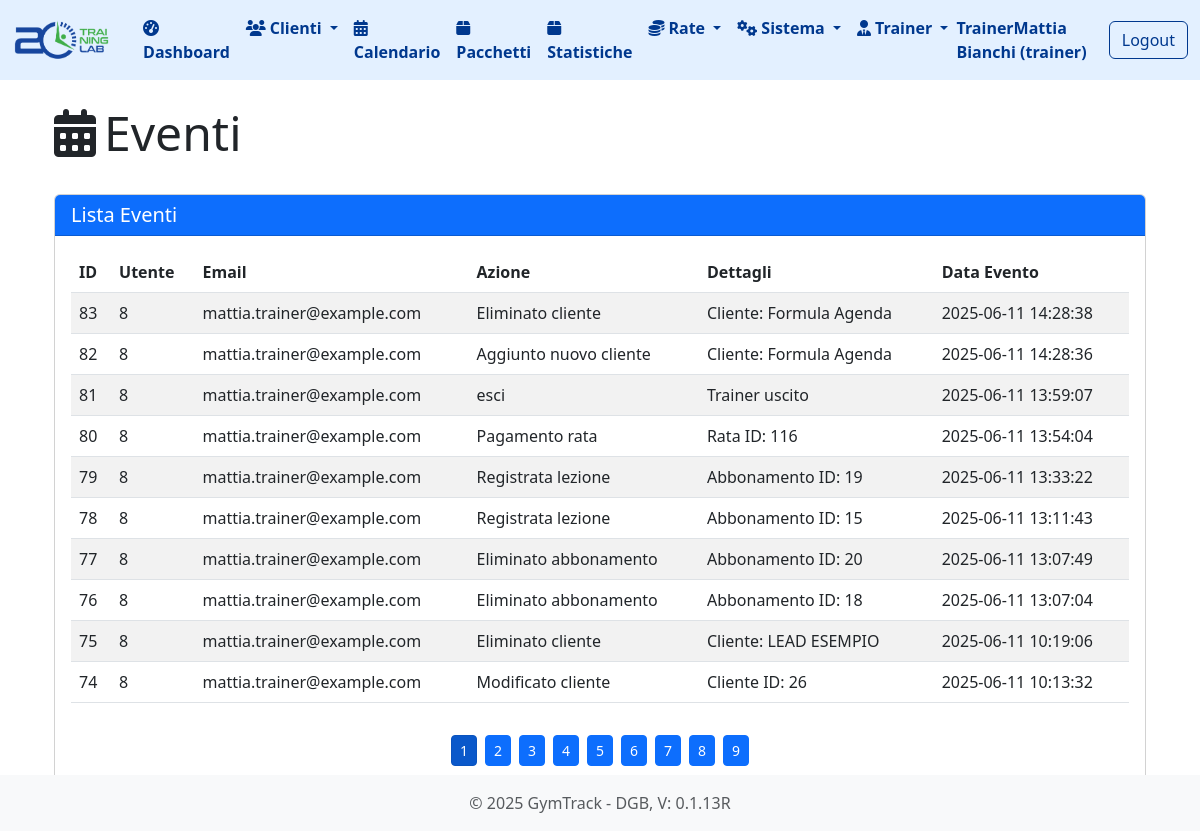
The app's page /eventi (signed in) with its own data.
### tables this page shows
CREATE TABLE eventi (
            id INTEGER PRIMARY KEY AUTOINCREMENT,
            utente_id INTEGER,
            email TEXT,
            azione TEXT NOT NULL,
            dettagli TEXT,
            data_evento TIMESTAMP DEFAULT CURRENT_TIMESTAMP,
            FOREIGN KEY (utente_id) REFERENCES utenti (id)
        );

### app.py (the view)
@app.route('/eventi')
@login_required
def lista_eventi():
    eventi = db.get_all_eventi()
    return render_template('eventi/lista.html', eventi=eventi)

### app.py (called while the page is built)
@app.before_request
def setup():
    db.init_db()
    db.create_user_tables()
    g.hierarchy = db.build_hierarchy(session.get('user_role'), session.get('user_email'))

### database.py (called while the page is built, shortened)
def get_db_connection():
    conn = sqlite3.connect(DATABASE_PATH)
    conn.row_factory = sqlite3.Row
    return conn

def init_db():
    if os.path.exists(DATABASE_PATH):
        return

def get_franchisor(franchisor_id):
    conn = get_db_connection()
    franchisor = conn.execute('SELECT * FROM franchisor WHERE id = ?', (franchisor_id,)).fetchone()
    conn.close()
    return franchisor

def get_area_managers_by_franchisor(franchisor_id):
    conn = get_db_connection()
    managers = conn.execute('SELECT * FROM area_manager WHERE franchisor_id = ?', (franchisor_id,)).fetchall()
    conn.close()
    return managers

def get_societa_by_area_manager(area_manager_id):
    conn = get_db_connection()
    societa = conn.execute('SELECT * FROM societa WHERE area_manager_id = ?', (area_manager_id,)).fetchall()
    conn.close()
    return societa

def get_sedi_by_societa(societa_id):
    conn = get_db_connection()
    sedi = conn.execute('SELECT * FROM sede WHERE societa_id = ?', (societa_id,)).fetchall()
    conn.close()
    return sedi

def get_trainers_by_sede(sede_id):
    conn = get_db_connection()
    try:
        trainers = conn.execute('SELECT * FROM trainer WHERE sede_id = ?', (sede_id,)).fetchall()
        return trainers
    finally:
        conn.close()

def get_all_eventi():
    conn = get_db_connection()
    try:
        eventi = conn.execute('SELECT * FROM eventi ORDER BY data_evento DESC').fetchall()
        return eventi
    finally:
        conn.close()

### utils/auth.py (called while the page is built)
def login_required(f):
    @wraps(f)
    def decorated_function(*args, **kwargs):
        if 'user_id' not in session:
            flash('Devi effettuare il login per accedere a questa pagina', 'danger')
            return redirect(url_for('auth.login'))
        return f(*args, **kwargs)
    return decorated_function

### templates/eventi/lista.html (shortened to what this page needs)
{% extends "base.html" %}
{% block content %}
<div class="container">
    <div class="d-flex justify-content-between align-items-center mb-4">
        <h1 class="display-5">
            <i class="fas fa-calendar-alt me-2"></i>Eventi
        </h1>
    </div>
    <div class="card mb-4">
        <div class="card-header bg-primary text-white">
            <h5 class="mb-0">Lista Eventi</h5>
        </div>
        <div class="card-body">
            <div class="table-responsive">
                <table class="table table-striped table-hover" id="eventiTable">
                    <thead>
                        <tr>
                            <th>ID</th>
                            <th>Utente</th>
                            <th>Email</th>
                            <th>Azione</th>
                            <th>Dettagli</th>
                            <th>Data Evento</th>
                        </tr>
                    </thead>
                    <tbody>
                        {% for evento in eventi %}
                        <tr>
                            <td>{{ evento.id }}</td>
                            <td>{{ evento.utente_id }}</td>
                            <td>{{ evento.email }}</td>
                            <td>{{ evento.azione }}</td>
                            <td>{{ evento.dettagli }}</td>
                            <td>{{ evento.data_evento }}</td>
                        </tr>
                        {% endfor %}
                    </tbody>
                </table>
            </div>
            <div id="paginationControls" class="mt-3 d-flex justify-content-center"></div>
        </div>
    </div>
</div>
{% endblock %}

### records on screen
eventi: id "83", utente_id "8", email "mattia.trainer@example.com", azione "Eliminato cliente", dettagli "Cliente: Formula Agenda", data_evento "2025-06-11 14:28:38"
eventi: id "82", utente_id "8", email "mattia.trainer@example.com", azione "Aggiunto nuovo cliente", dettagli "Cliente: Formula Agenda", data_evento "2025-06-11 14:28:36"
eventi: id "81", utente_id "8", email "mattia.trainer@example.com", azione "esci", dettagli "Trainer uscito", data_evento "2025-06-11 13:59:07"
eventi: id "80", utente_id "8", email "mattia.trainer@example.com", azione "Pagamento rata", dettagli "Rata ID: 116", data_evento "2025-06-11 13:54:04"
eventi: id "79", utente_id "8", email "mattia.trainer@example.com", azione "Registrata lezione", dettagli "Abbonamento ID: 19", data_evento "2025-06-11 13:33:22"
eventi: id "78", utente_id "8", email "mattia.trainer@example.com", azione "Registrata lezione", dettagli "Abbonamento ID: 15", data_evento "2025-06-11 13:11:43"
eventi: id "77", utente_id "8", email "mattia.trainer@example.com", azione "Eliminato abbonamento", dettagli "Abbonamento ID: 20", data_evento "2025-06-11 13:07:49"
eventi: id "76", utente_id "8", email "mattia.trainer@example.com", azione "Eliminato abbonamento", dettagli "Abbonamento ID: 18", data_evento "2025-06-11 13:07:04"
eventi: id "75", utente_id "8", email "mattia.trainer@example.com", azione "Eliminato cliente", dettagli "Cliente: LEAD ESEMPIO", data_evento "2025-06-11 10:19:06"
eventi: id "74", utente_id "8", email "mattia.trainer@example.com", azione "Modificato cliente", dettagli "Cliente ID: 26", data_evento "2025-06-11 10:13:32"

### other values on screen
{{ session.user_name }} "TrainerMattia Bianchi"
{{ session.user_role }} "trainer"
